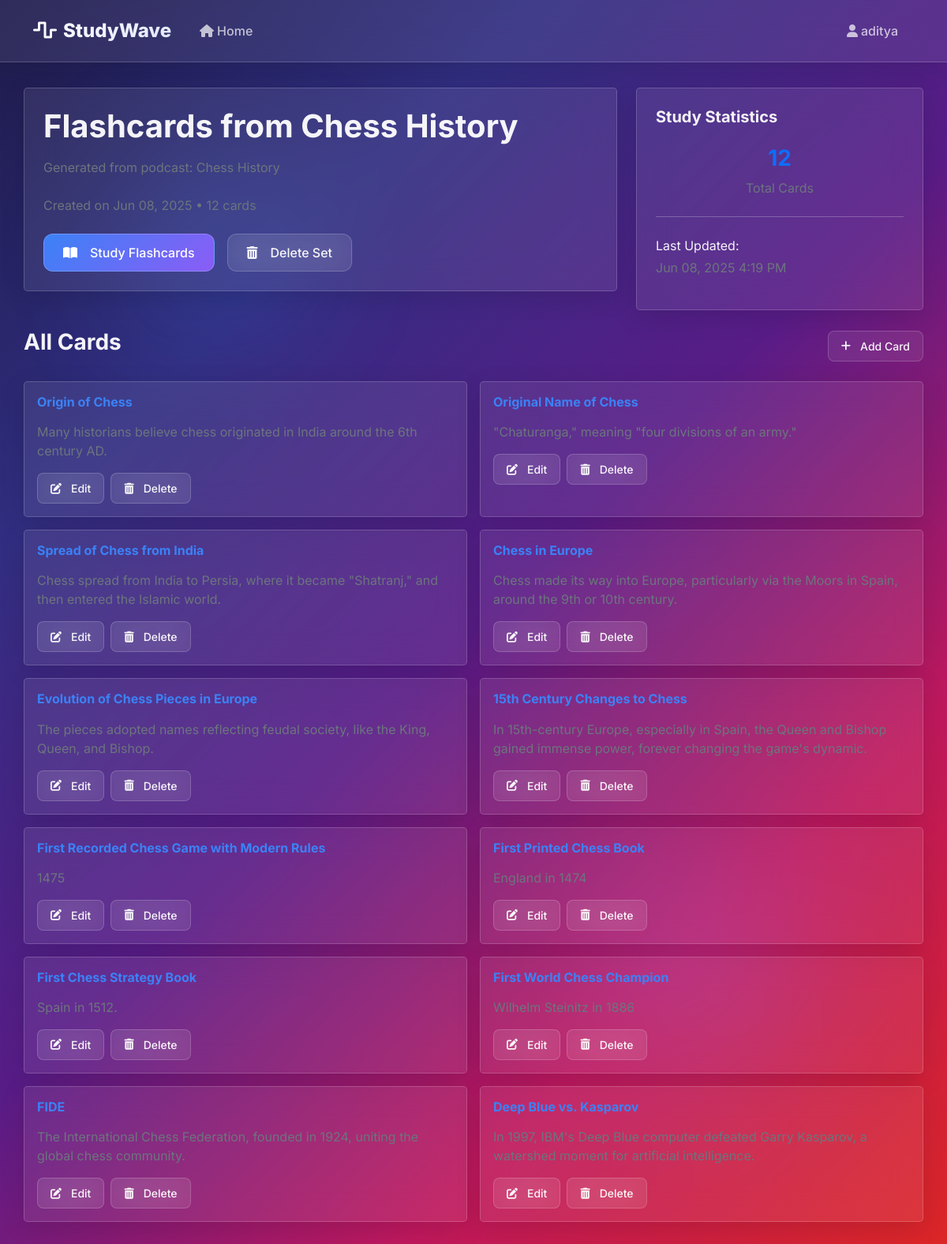
The app's page /flashcards/sets/14/ (signed in) with its own data.
### flashcards/models.py (models this page shows, shortened)
class FlashcardSet(models.Model):
    title = models.CharField(max_length=200)
    description = models.TextField(blank=True)
    created_by = models.ForeignKey(User, on_delete=models.CASCADE)
    created_at = models.DateTimeField(auto_now_add=True)
    updated_at = models.DateTimeField(auto_now=True)
    podcast = models.ForeignKey(Podcast, null=True, blank=True, on_delete=models.SET_NULL)
    class Meta:
        ordering = ['-created_at']

class Flashcard(models.Model):
    flashcard_set = models.ForeignKey(FlashcardSet, on_delete=models.CASCADE, related_name='flashcards')
    term = models.CharField(max_length=500)
    definition = models.TextField()
    order = models.IntegerField(default=0)
    class Meta:
        ordering = ['order', 'id']

### flashcards/views.py (the view)
# urls.py: path('sets/<int:set_id>/', views.flashcard_set_detail, name='set_detail'),
def flashcard_set_detail(request, set_id):
    flashcard_set = get_object_or_404(FlashcardSet, id=set_id)
    flashcards = flashcard_set.flashcards.all()
    context = {
        'flashcard_set': flashcard_set,
        'flashcards': flashcards,
        'total_cards': flashcards.count(),
    }
    return render(request, 'flashcards/set_detail.html', context)

### flashcards/templates/flashcards/set_detail.html (shortened to what this page needs)
{% extends 'flashcards/base.html' %}
{% block content %}
<div class="row">
    <div class="col-md-8">
        <div class="glass p-4 mb-4 rounded-3">
            <div class="d-flex justify-content-between align-items-start">
                <div>
                    <h1 class="display-6 fw-bold mb-3">{{ flashcard_set.title }}</h1>
                    {% if flashcard_set.description %}
                    <p class="text-secondary mb-4">{{ flashcard_set.description }}</p>
                    {% endif %}
                    <p class="text-muted mb-4">
                        Created on {{ flashcard_set.created_at|date:"M d, Y" }}
                        • {{ total_cards }} cards
                    </p>
                </div>
            </div>
            <div class="d-flex gap-3">
                <a href="{% url 'flashcards:study' flashcard_set.id %}" class="btn-glass btn-glass-primary">
                    <i class="fas fa-book-open me-2"></i>Study Flashcards
                </a>
                <a href="{% url 'flashcards:delete_set' flashcard_set.id %}" class="btn-glass">
                    <i class="fas fa-trash-alt me-2"></i>Delete Set
                </a>
            </div>
        </div>
    </div>
    <div class="col-md-4">
        <div class="glass p-4 rounded-3 h-100">
            <h5 class="fw-bold mb-4">Study Statistics</h5>
            <div class="text-center mb-4">
                <h3 class="text-primary fw-bold">{{ total_cards }}</h3>
                <p class="text-muted">Total Cards</p>
            </div>
            <hr class="my-4" style="border-color: var(--glass-border);">
            <div>
                <p class="mb-1 fw-medium">Last Updated:</p>
                <p class="text-muted">{{ flashcard_set.updated_at|date:"M d, Y g:i A" }}</p>
            </div>
        </div>
    </div>
</div>
{% if flashcards %}
<div class="mt-4">
    <div class="d-flex justify-content-between align-items-center mb-4">
        <h3 class="fw-bold">All Cards</h3>
        <a href="#" class="btn-glass btn-glass-sm">
            <i class="fas fa-plus me-1"></i>Add Card
        </a>
    </div>
    <div class="row g-3">
        {% for flashcard in flashcards %}
        <div class="col-md-6">
            <div class="glass p-3 rounded-3 h-100 glass-hover">
                <h6 class="fw-bold mb-3" style="color: var(--accent-blue);">{{ flashcard.term }}</h6>
                <p class="text-secondary">{{ flashcard.definition }}</p>
                <div class="d-flex gap-2 mt-3">
                    <button class="btn-glass btn-glass-sm">
                        <i class="fas fa-edit me-1"></i>Edit
                    </button>
                    <button class="btn-glass btn-glass-sm">
                        <i class="fas fa-trash-alt me-1"></i>Delete
                    </button>
                </div>
            </div>
        </div>
        {% endfor %}
    </div>
</div>
{% endif %}
{% endblock %}

### flashcards/templates/flashcards/base.html (shortened to what this page needs)
<!DOCTYPE html>
<html lang="en">
<head>
    <link href="https://cdnjs.cloudflare.com/ajax/libs/bootstrap/5.1.3/css/bootstrap.min.css" rel="stylesheet">
    <link href="https://cdnjs.cloudflare.com/ajax/libs/font-awesome/6.0.0/css/all.min.css" rel="stylesheet">
</head>
<body>
    <nav class="navbar navbar-expand-lg" style="width: 100%">
        <div class="container">
            <a class="navbar-brand" href="{% url 'flashcards:sets_list' %}">
                <i class="fas fa-wave-square me-2"></i>StudyWave
            </a>
            <div class="collapse navbar-collapse" id="navbarNav">
                <ul class="navbar-nav me-auto">
                    <li class="nav-item">
                        <a class="nav-link" href="{% url 'flashcards:home' %}">
                            <i class="fas fa-home me-1"></i>Home
                        </a>
                    </li>
                </ul>
                <ul class="navbar-nav">
                    {% if user.is_authenticated %}
                    <li class="nav-item">
                        <span class="nav-link">
                            <i class="fas fa-user me-1"></i>{{ user.username }}
                        </span>
                    </li>
                    {% else %}
                    <li class="nav-item">
                        <a class="nav-link" href="#">
                            <i class="fas fa-user me-1"></i>Login
                        </a>
                    </li>
                    {% endif %}
                </ul>
            </div>
        </div>
    </nav>
    <main class="container main-container">
        {% block content %}{% endblock %}
    </main>
</body>
</html>

### flashcards/templates/flashcards/base.html (style rules this page uses)
:root { --glass-bg: rgba(255, 255, 255, 0.08); --glass-hover: rgba(255, 255, 255, 0.12); --glass-border: rgba(255, 255, 255, 0.18); --glass-shadow: 0 8px 32px rgba(0, 0, 0, 0.12); --glass-shadow-hover: 0 16px 48px rgba(0, 0, 0, 0.18); --text-primary: rgba(255, 255, 255, 0.95); --text-secondary: rgba(255, 255, 255, 0.7); --text-muted: rgba(255, 255, 255, 0.5); --accent-blue: #3b82f6; --accent-purple: #8b5cf6; --accent-pink: #ec4899; --border-radius: 16px; --border-radius-lg: 24px; }
* { margin: 0; padding: 0; box-sizing: border-box; }
body { font-family: 'Inter', -apple-system, BlinkMacSystemFont, sans-serif; background: linear-gradient(135deg, #1e1b4b 0%, #312e81 25%, #581c87 50%, #be185d 75%, #dc2626 100%); min-height: 100vh; overflow-x: hidden; position: relative; color: var(--text-primary); }
body::before, body::after { content: ''; position: fixed; border-radius: 50%; filter: blur(80px); z-index: -1; animation: float 20s ease-in-out infinite; }
body::before { width: 300px; height: 300px; background: radial-gradient(circle, rgba(59, 130, 246, 0.3) 0%, transparent 70%); top: 10%; left: 10%; animation-delay: 0s; }
body::after { width: 400px; height: 400px; background: radial-gradient(circle, rgba(139, 92, 246, 0.3) 0%, transparent 70%); bottom: 10%; right: 10%; animation-delay: -10s; }
.glass { background: var(--glass-bg); backdrop-filter: blur(20px); -webkit-backdrop-filter: blur(20px); border: 1px solid var(--glass-border); box-shadow: var(--glass-shadow); }
.glass-hover { transition: all 0.3s cubic-bezier(0.4, 0, 0.2, 1); }
.navbar { background: var(--glass-bg); backdrop-filter: blur(24px); -webkit-backdrop-filter: blur(24px); border-bottom: 1px solid var(--glass-border); box-shadow: var(--glass-shadow); padding: 1rem 0; }
.navbar-brand { font-weight: 800; font-size: 1.5rem; color: var(--text-primary); text-decoration: none; background: linear-gradient(135deg, #fff 0%, #e0e7ff 100%); -webkit-background-clip: text; background-clip: text; -webkit-text-fill-color: transparent; }
.nav-link { color: var(--text-secondary) !important; font-weight: 500; transition: all 0.3s ease; border-radius: 8px; padding: 0.5rem 1rem !important; margin: 0 0.25rem; }
.main-container { padding: 2rem 0; min-height: calc(100vh - 80px); }
.btn-glass { background: var(--glass-bg); backdrop-filter: blur(20px); border: 1px solid var(--glass-border); color: var(--text-primary); font-weight: 500; padding: 0.7rem 1.5rem; border-radius: 12px; transition: all 0.3s ease; text-decoration: none; display: inline-flex; align-items: center; gap: 0.5rem; }
.btn-glass-primary { background: linear-gradient(135deg, var(--accent-blue), var(--accent-purple)); border: 1px solid rgba(255, 255, 255, 0.2); color: white; }
.btn-glass-sm { padding: 0.5rem 1rem; font-size: 0.875rem; border-radius: 8px; }

### records on screen
FlashcardSet: title "Flashcards from Chess History", description "Generated from podcast: Chess History", created_at "Jun 08, 2025", updated_at "Jun 08, 2025 4:19 PM"
Flashcard: term "Origin of Chess", definition "Many historians believe chess originated in India around the 6th century AD."
Flashcard: term "Original Name of Chess", definition "\"Chaturanga,\" meaning \"four divisions of an army.\""
Flashcard: term "Spread of Chess from India", definition "Chess spread from India to Persia, where it became \"Shatranj,\" and then entered the Islamic world."
Flashcard: term "Chess in Europe", definition "Chess made its way into Europe, particularly via the Moors in Spain, around the 9th or 10th century."
Flashcard: term "Evolution of Chess Pieces in Europe", definition "The pieces adopted names reflecting feudal society, like the King, Queen, and Bishop."
Flashcard: term "15th Century Changes to Chess", definition "In 15th-century Europe, especially in Spain, the Queen and Bishop gained immense power, forever changing the game's dynamic."
Flashcard: term "First Recorded Chess Game with Modern Rules", definition "1475"
Flashcard: term "First Printed Chess Book", definition "England in 1474"
Flashcard: term "First Chess Strategy Book", definition "Spain in 1512."
Flashcard: term "First World Chess Champion", definition "Wilhelm Steinitz in 1886"
Flashcard: term "FIDE", definition "The International Chess Federation, founded in 1924, uniting the global chess community."
Flashcard: term "Deep Blue vs. Kasparov", definition "In 1997, IBM's Deep Blue computer defeated Garry Kasparov, a watershed moment for artificial intelligence."

### other values on screen
{{ user.username }} "aditya"
{{ total_cards }} "12"
